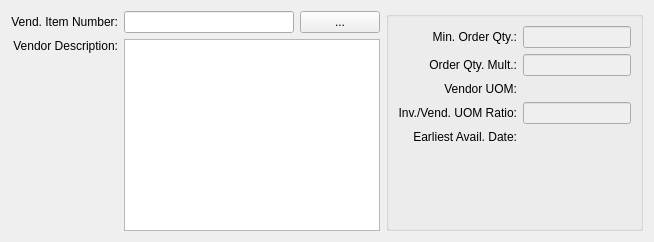
       <widget class="QWidget" name="_source">
        <attribute name="title">
         <string>Vendor Source</string>
        </attribute>
        <layout class="QGridLayout" name="gridLayout_2">
         <item row="0" column="0">
          <widget class="QLabel" name="_vendItemNumberLit">
           <property name="text">
            <string>Vend. Item Number:</string>
           </property>
           <property name="alignment">
            <set>Qt::AlignRight|Qt::AlignTrailing|Qt::AlignVCenter</set>
           </property>
          </widget>
         </item>
         <item row="0" column="1">
          <widget class="XLineEdit" name="_vendorItemNumber">
           <property name="minimumSize">
            <size>
             <width>100</width>
             <height>0</height>
            </size>
           </property>
          </widget>
         </item>
         <item row="0" column="2">
          <widget class="QPushButton" name="_vendorItemNumberList">
           <property name="text">
            <string>...</string>
           </property>
          </widget>
         </item>
         <item row="0" column="3" rowspan="2">
          <widget class="QGroupBox" name="groupBox">
           <property name="title">
            <string/>
           </property>
           <layout class="QGridLayout" name="gridLayout_3">
            <item row="0" column="0">
             <layout class="QVBoxLayout" name="verticalLayout">
              <item>
               <layout class="QGridLayout">
                <item row="0" column="0">
                 <widget class="QLabel" name="_minOrderQtyLit">
                  <property name="text">
                   <string>Min. Order Qty.:</string>
                  </property>
                  <property name="alignment">
                   <set>Qt::AlignRight|Qt::AlignTrailing|Qt::AlignVCenter</set>
                  </property>
                 </widget>
                </item>
                <item row="0" column="1">
                 <widget class="XLineEdit" name="_minOrderQty">
                  <property name="enabled">
                   <bool>false</bool>
                  </property>
                  <property name="minimumSize">
                   <size>
                    <width>80</width>
                    <height>0</height>
                   </size>
                  </property>
                  <property name="alignment">
                   <set>Qt::AlignRight|Qt::AlignTrailing|Qt::AlignVCenter</set>
                  </property>
                 </widget>
                </item>
                <item row="1" column="0">
                 <widget class="QLabel" name="_orderQtyMultLit">
                  <property name="text">
                   <string>Order Qty. Mult.:</string>
                  </property>
                  <property name="alignment">
                   <set>Qt::AlignRight|Qt::AlignTrailing|Qt::AlignVCenter</set>
                  </property>
                 </widget>
                </item>
                <item row="1" column="1">
                 <widget class="XLineEdit" name="_orderQtyMult">
                  <property name="enabled">
                   <bool>false</bool>
                  </property>
                  <property name="minimumSize">
                   <size>
                    <width>80</width>
                    <height>0</height>
                   </size>
                  </property>
                  <property name="alignment">
                   <set>Qt::AlignRight|Qt::AlignTrailing|Qt::AlignVCenter</set>
                  </property>
                 </widget>
                </item>
                <item row="2" column="0">
                 <widget class="QLabel" name="_vendorUOMLit">
                  <property name="text">
                   <string>Vendor UOM:</string>
                  </property>
                  <property name="alignment">
                   <set>Qt::AlignRight|Qt::AlignTrailing|Qt::AlignVCenter</set>
                  </property>
                 </widget>
                </item>
                <item row="2" column="1">
                 <widget class="QLabel" name="_vendorUOM">
                  <property name="minimumSize">
                   <size>
                    <width>80</width>
                    <height>0</height>
                   </size>
                  </property>
                  <property name="text">
                   <string/>
                  </property>
                  <property name="alignment">
                   <set>Qt::AlignLeading|Qt::AlignLeft|Qt::AlignVCenter</set>
                  </property>
                 </widget>
                </item>
                <item row="3" column="0">
                 <widget class="QLabel" name="_invVendorUOMRatioLit">
                  <property name="text">
                   <string>Inv./Vend. UOM Ratio:</string>
                  </property>
                  <property name="alignment">
                   <set>Qt::AlignRight|Qt::AlignTrailing|Qt::AlignVCenter</set>
                  </property>
                 </widget>
                </item>
                <item row="3" column="1">
                 <widget class="XLineEdit" name="_invVendorUOMRatio">
                  <property name="enabled">
                   <bool>false</bool>
                  </property>
                  <property name="minimumSize">
                   <size>
                    <width>80</width>
                    <height>0</height>
                   </size>
                  </property>
                  <property name="text">
                   <string/>
                  </property>
                 </widget>
                </item>
                <item row="4" column="0">
                 <widget class="QLabel" name="_earliestDateLit">
                  <property name="sizePolicy">
                   <sizepolicy hsizetype="Preferred" vsizetype="Preferred">
                    <horstretch>0</horstretch>
                    <verstretch>0</verstretch>
                   </sizepolicy>
                  </property>
                  <property name="text">
                   <string> Earliest Avail. Date:</string>
                  </property>
                  <property name="alignment">
                   <set>Qt::AlignRight|Qt::AlignTrailing|Qt::AlignVCenter</set>
                  </property>
                  <property name="buddy">
                   <cstring>_earliestDate</cstring>
                  </property>
                 </widget>
                </item>
                <item row="4" column="1">
                 <widget class="DLineEdit" name="_earliestDate">
                  <property name="enabled">
                   <bool>false</bool>
                  </property>
                 </widget>
                </item>
               </layout>
              </item>
              <item>
               <spacer name="verticalSpacer">
                <property name="orientation">
                 <enum>Qt::Vertical</enum>
                </property>
                <property name="sizeHint" stdset="0">
                 <size>
                  <width>20</width>
                  <height>0</height>
                 </size>
                </property>
               </spacer>
              </item>
             </layout>
            </item>
           </layout>
          </widget>
         </item>
         <item row="1" column="0">
          <layout class="QVBoxLayout">
           <item>
            <widget class="QLabel" name="_vendItemDescripLit">
             <property name="sizePolicy">
              <sizepolicy hsizetype="Preferred" vsizetype="Fixed">
               <horstretch>0</horstretch>
               <verstretch>0</verstretch>
              </sizepolicy>
             </property>
             <property name="text">
              <string>Vendor Description:</string>
             </property>
             <property name="alignment">
              <set>Qt::AlignRight|Qt::AlignTop|Qt::AlignTrailing</set>
             </property>
            </widget>
           </item>
           <item>
            <spacer>
             <property name="orientation">
              <enum>Qt::Vertical</enum>
             </property>
             <property name="sizeHint" stdset="0">
              <size>
               <width>20</width>
               <height>0</height>
              </size>
             </property>
            </spacer>
           </item>
          </layout>
         </item>
         <item row="1" column="1" colspan="2">
          <widget class="XTextEdit" name="_vendorDescrip">
           <property name="focusPolicy">
            <enum>Qt::ClickFocus</enum>
           </property>
           <property name="spellEnable">
            <bool>true</bool>
           </property>
          </widget>
         </item>
        </layout>
       </widget>
